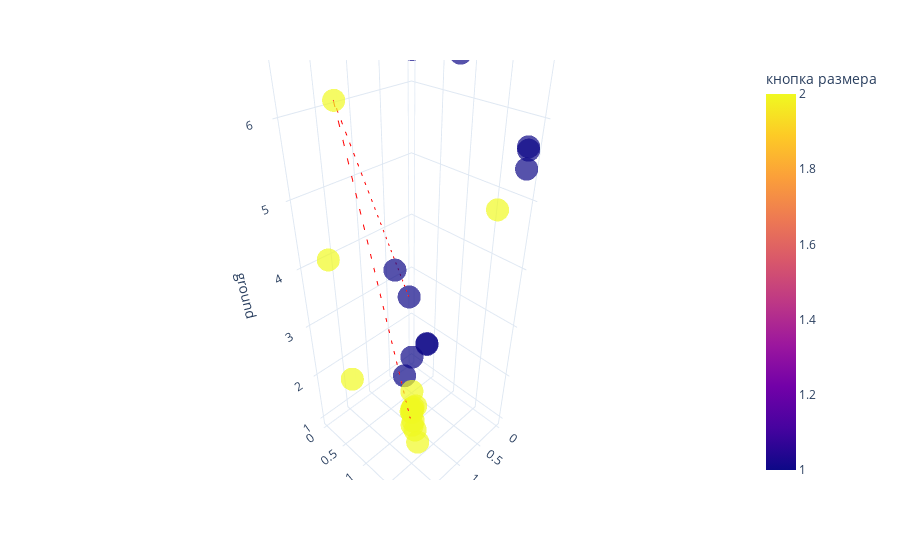

Notebook source saved alongside this figure:
### Code cell
fig = px.scatter_3d(steps_df, x='coffee', y='size', z='ground', color='кнопка размера', opacity=0.7)
# this is best path, plot it as a  directional line in 3d
best_option = steps_df.iloc[prob.ibest_seq].drop_duplicates()
# Create the line plot
gradient = best_option.index

line_plot = px.line_3d(best_option, x='coffee', y='size', z='ground', color_discrete_sequence=px.colors.qualitative.Alphabet)
line_plot['data'][0]['line']['color'] = '#FF0000'
line_plot['data'][0]['line']['dash'] = 'dash'
fig.add_trace(line_plot.data[0])
fig.update_layout(title='')

fig.update_layout(template='plotly_white')

go.Figure(fig).show()

### Figure 1 — Plotly figure (JSON) as saved in the notebook; plotly's stock layout.template omitted (floating-point values rounded to 4 significant figures)
{"data": [{"hovertemplate": "coffee=%{x}<br>size=%{y}<br>ground=%{z}<br>кнопка размера=%{marker.color}<extra></extra>", "legendgroup": "", "marker": {"color": [1, 1, 2, 2, 2, 1, 2, 1, 1, 2, 2, 2, 1, 2, 2, 2, 2, 2, 1, 2, 1, 2, 2, 1, 1, 2, 2, 1], "coloraxis": "coloraxis", "opacity": 0.7, "symbol": "circle"}, "mode": "markers", "name": "", "scene": "scene", "showlegend": false, "type": "scatter3d", "x": [0.4639, 0.7011, 1.857, 1.67, 1.564, 0.8555, 1.266, 1.15, 0.1688, 0.3043, 1.264, 1.258, 1.2, 1.225, 1.214, 1.165, 1.211, 1.175, 0.1845, 1.186, 0.1234, 1.164, 1.213, 0.7197, 2.0, 0.0, 2.0, 0.0], "y": [0.4042, 1.023, 0.7836, 0.09786, 0.2285, 1.514, 1.272, 0.8352, 1.976, 1.755, 1.333, 1.388, 1.044, 1.21, 1.227, 1.245, 1.211, 1.204, 2.0, 1.21, 1.955, 1.165, 1.214, 1.038, 2.0, 0.0, 2.0, 0.0], "z": [2.924, 2.489, 6.338, 4.052, 1.781, 6.727, 1.324, 3.994, 5.729, 4.916, 1.261, 1.004, 2.201, 1.554, 1.612, 1.665, 1.612, 1.283, 5.479, 1.62, 5.671, 1.44, 1.592, 2.527, 7.0, 6.823, 3.273, 1.0]}, {"hovertemplate": "coffee=%{x}<br>size=%{y}<br>ground=%{z}<extra></extra>", "legendgroup": "", "line": {"color": "#FF0000", "dash": "dash"}, "marker": {"symbol": "circle"}, "mode": "lines", "name": "", "scene": "scene", "showlegend": false, "type": "scatter3d", "x": [0.4639, 1.857, 1.266], "y": [0.4042, 0.7836, 1.272], "z": [2.924, 6.338, 1.324]}], "layout": {"coloraxis": {"colorbar": {"title": {"text": "кнопка размера"}}, "colorscale": [[0.0, "#0d0887"], [0.1111, "#46039f"], [0.2222, "#7201a8"], [0.3333, "#9c179e"], [0.4444, "#bd3786"], [0.5556, "#d8576b"], [0.6667, "#ed7953"], [0.7778, "#fb9f3a"], [0.8889, "#fdca26"], [1.0, "#f0f921"]]}, "legend": {"tracegroupgap": 0}, "margin": {"t": 60}, "scene": {"domain": {"x": [0.0, 1.0], "y": [0.0, 1.0]}, "xaxis": {"title": {"text": "coffee"}}, "yaxis": {"title": {"text": "size"}}, "zaxis": {"title": {"text": "ground"}}}, "title": {"text": ""}}}
